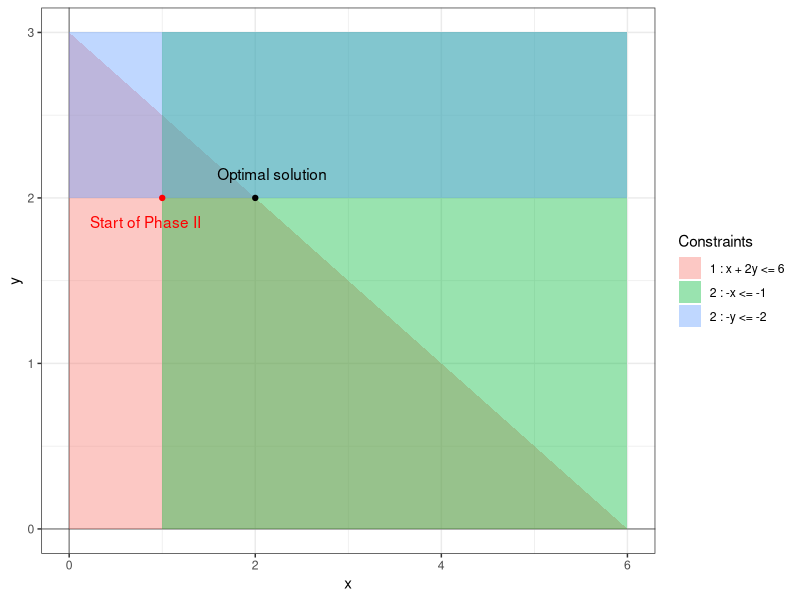

This chart was generated by the following R code:
library(ggplot2)

labels <- c(
  "1 : x + 2y <= 6",
  "2 : -x <= -1",
  "2 : -y <= -2"
)

auxiliary_lp <- ggplot() +
  xlim(0, 6) +
  ylim(0, 3) +
  geom_vline(xintercept = c(0), alpha = 0.4) +
  geom_hline(yintercept = c(0), alpha = 0.4) +
  theme_bw() +
  geom_polygon(
    data = data.frame(
      x = c(0, 0, 6),
      y = c(0, 3, 0)),
    aes(x = x, y = y, fill = labels[1]),
    inherit.aes = FALSE, alpha = 0.4) + 
  geom_polygon(
    data = data.frame(
      x = c(1, 1, 6, 6),
      y = c(0, 3, 3, 0)),
    aes(x = x, y = y, fill = labels[2]),
    inherit.aes = FALSE, alpha = 0.4) +  
geom_polygon(
    data = data.frame(
      x = c(0, 6, 6, 0),
      y = c(2, 2, 3, 3)),
    aes(x = x, y = y, fill = labels[3]),
    inherit.aes = FALSE, alpha = 0.4) +
  guides(fill = guide_legend(title = "Constraints")) +
  geom_point(aes(x=1, y=2), color = "red") +
  geom_text(aes(x=1, y=2), label="Start of Phase II", vjust=2.5, hjust=0.65, color = "red") +
  geom_point(aes(x=2, y=2), color = "black") +
  geom_text(aes(x=1, y=2), label="Optimal solution", vjust=-1.5, hjust=-0.5)

print(auxiliary_lp)
